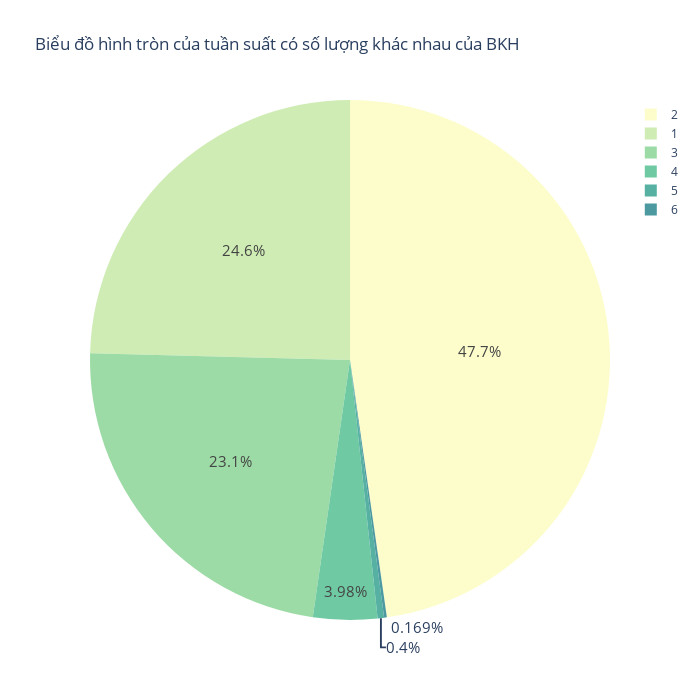

Notebook source saved alongside this figure:
### Code cell
sns.set_style('whitegrid')
fig,axes = plt.subplots(figsize=(12,8))
colors = ['#87ace8','#e3784d', '#6ecc64','#b644e3','#eb7c87', '#EAE509']

ax = sns.countplot(x='BHK',data=df, palette=['#e3784d','#87ace8', '#6ecc64','#b644e3','#eb7c87','#EAE509'])
for container in ax.containers:
    ax.bar_label(container)
plt.title('Tần suất có số lượng khác nhau của BKH để cho thuê',fontsize=15)
plt.show()

fig = px.pie(df, names='BHK', height=700, width= 700, color_discrete_sequence=px.colors.sequential.deep, title='Biểu đồ hình tròn của tuần suất có số lượng khác nhau của BKH')
fig.update_traces(textfont_size=15)
fig.show()

### Figure 1 — Plotly figure (JSON) as saved in the notebook; plotly's stock layout.template omitted (floating-point values rounded to 4 significant figures; data arrays with more than 128 entries replaced by an {"elided": "..."} marker saying what was removed)
{"data": [{"domain": {"x": [0, 1], "y": [0, 1]}, "hovertemplate": "BHK=%{label}<extra></extra>", "labels": {"elided": "4745 int values"}, "legendgroup": "", "name": "", "showlegend": true, "textfont": {"size": 15}, "type": "pie"}], "layout": {"height": 700, "legend": {"tracegroupgap": 0}, "piecolorway": ["rgb(253, 253, 204)", "rgb(206, 236, 179)", "rgb(156, 219, 165)", "rgb(111, 201, 163)", "rgb(86, 177, 163)", "rgb(76, 153, 160)", "rgb(68, 130, 155)", "rgb(62, 108, 150)", "rgb(62, 82, 143)", "rgb(64, 60, 115)", "rgb(54, 43, 77)", "rgb(39, 26, 44)"], "title": {"text": "Biểu đồ hình tròn của tuần suất có số lượng khác nhau của BKH"}, "width": 700}}
